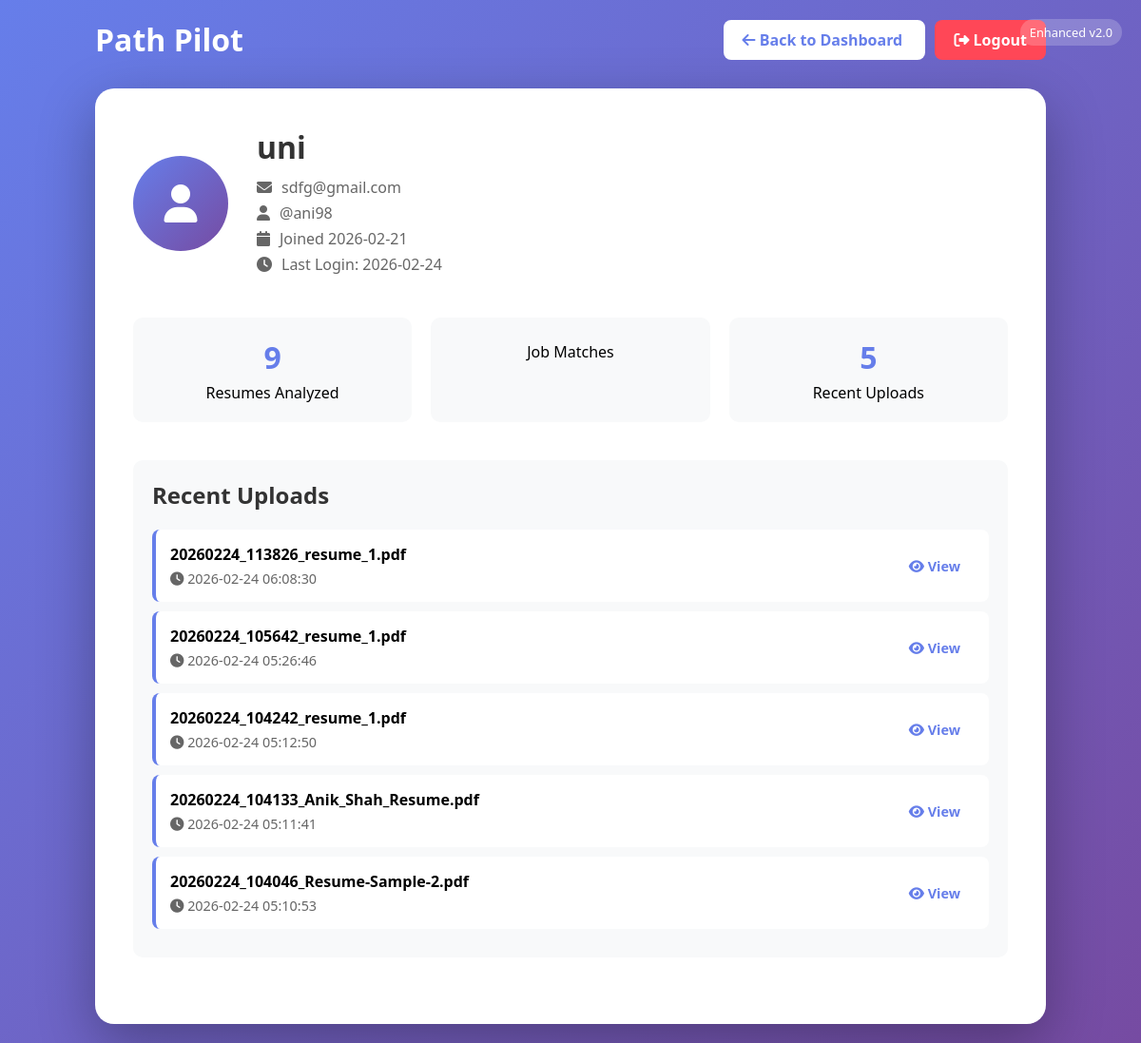
/profile (signed in), run on an earlier commit of the app's database.
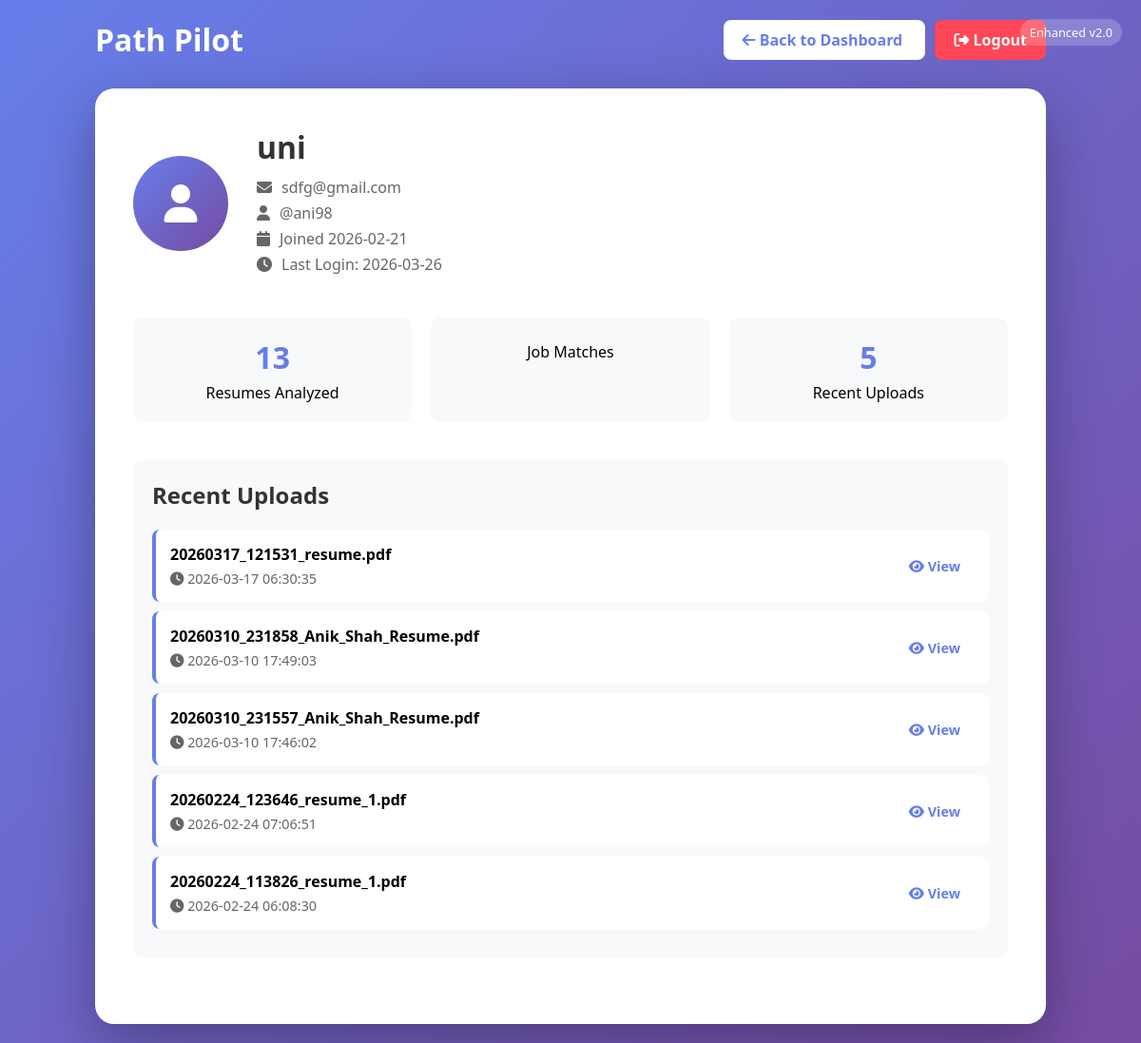
And on a later commit of the database.
### tables this page shows
CREATE TABLE users (
            id INTEGER PRIMARY KEY AUTOINCREMENT,
            email TEXT UNIQUE NOT NULL,
            username TEXT UNIQUE NOT NULL,
            password TEXT NOT NULL,
            full_name TEXT,
            created_at TIMESTAMP DEFAULT CURRENT_TIMESTAMP,
            last_login TIMESTAMP
        );

CREATE TABLE user_uploads (
            id INTEGER PRIMARY KEY AUTOINCREMENT,
            user_id INTEGER,
            filename TEXT NOT NULL,
            filepath TEXT NOT NULL,
            upload_time TIMESTAMP DEFAULT CURRENT_TIMESTAMP,
            skills TEXT,
            top_roles TEXT,
            jobs TEXT,
            courses TEXT, ai_response TEXT, match_history TEXT, analysis_version TEXT, contact_info TEXT DEFAULT '{}', education TEXT DEFAULT '[]', experience TEXT DEFAULT '[]', department TEXT,
            FOREIGN KEY (user_id) REFERENCES users(id)
        );

### app.py (the view)
@app.route('/profile')
@login_required
def profile():
    db = get_db()
    user = db.execute('SELECT * FROM users WHERE id = ?', (session['user_id'],)).fetchone()
    uploads = db.execute(
        'SELECT COUNT(*) as count FROM user_uploads WHERE user_id = ?',
        (session['user_id'],)
    ).fetchone()
    recent = db.execute(
        'SELECT * FROM user_uploads WHERE user_id = ? ORDER BY upload_time DESC LIMIT 5',
        (session['user_id'],)
    ).fetchall()
    db.close()
    user_data = dict(user) if user else {}
    uploads_list = [dict(u) for u in recent]
    return render_template('profile.html',
                          user=user_data,
                          upload_count=uploads['count'] if uploads else 0,
                          recent_uploads=uploads_list)

### app.py (called while the page is built)
def login_required(f):
    @wraps(f)
    def decorated_function(*args, **kwargs):
        if 'user_id' not in session:
            flash('Please log in first', 'error')
            return redirect(url_for('login'))
        return f(*args, **kwargs)
    return decorated_function

def get_db():
    import sqlite3
    conn = sqlite3.connect('database.db')
    conn.row_factory = sqlite3.Row
    return conn

### templates/profile.html (shortened to what this page needs)
<!DOCTYPE html>
<html lang="en">
<head>
    <link href="https://cdnjs.cloudflare.com/ajax/libs/font-awesome/6.4.0/css/all.min.css" rel="stylesheet">
</head>
<body>
    <div class="version-badge">Enhanced v2.0</div>
    <div class="container">
        <div class="header">
            <div class="logo">Path Pilot</div>
            <div>
                <a href="{{ url_for('dashboard') }}" class="btn">
                    <i class="fas fa-arrow-left"></i> Back to Dashboard
                </a>
                <a href="{{ url_for('logout') }}" class="btn" style="background: #ff4757; color: white; margin-left: 10px;">
                    <i class="fas fa-sign-out-alt"></i> Logout
                </a>
            </div>
        </div>
        <div class="profile-card">
            <div class="profile-header">
                <div class="avatar">
                    <i class="fas fa-user"></i>
                </div>
                <div class="profile-info">
                    <h1>{{ user.full_name or user.username }}</h1>
                    <p><i class="fas fa-envelope"></i> {{ user.email }}</p>
                    <p><i class="fas fa-user"></i> @{{ user.username }}</p>
                    <p><i class="fas fa-calendar"></i> Joined {{ user.created_at[:10] if user.created_at else 'Recently' }}</p>
                    <p><i class="fas fa-clock"></i> Last Login: {{ user.last_login[:10] if user.last_login else 'Never' }}</p>
                </div>
            </div>
            <div class="stats-grid">
                <div class="stat-card">
                    <div class="stat-number">{{ upload_count }}</div>
                    <div>Resumes Analyzed</div>
                </div>
                <div class="stat-card">
                    <div>Job Matches</div>
                </div>
                <div class="stat-card">
                    <div class="stat-number">{{ recent_uploads|length }}</div>
                    <div>Recent Uploads</div>
                </div>
            </div>
            <div class="uploads-section">
                <h2 style="color: #333; margin-bottom: 20px;">Recent Uploads</h2>
                {% if recent_uploads %}
                    {% for upload in recent_uploads %}
                    <div class="upload-item">
                        <div>
                            <strong>{{ upload.filename }}</strong>
                            <div style="font-size: 0.9rem; color: #666; margin-top: 5px;">
                                <i class="fas fa-clock"></i> {{ upload.upload_time[:19] }}
                            </div>
                        </div>
                        <a href="{{ url_for('view_upload', upload_id=upload.id) }}" class="btn" style="padding: 8px 15px; font-size: 0.9rem;">
                            <i class="fas fa-eye"></i> View
                        </a>
                    </div>
                    {% endfor %}
                {% else %}
                    <p style="color: #666; text-align: center;">No uploads yet. Upload your first resume to get started!</p>
                {% endif %}
            </div>
        </div>
    </div>
</body>
</html>

What changed in the data, as far as the page shows it:
no longer on this page (row unchanged): user_uploads: filename "20260224_105642_resume_1.pdf", upload_time "2026-02-24 05:26:46"
no longer on this page (row unchanged): user_uploads: filename "20260224_104242_resume_1.pdf", upload_time "2026-02-24 05:12:50"
no longer on this page (row unchanged): user_uploads: filename "20260224_104133_Anik_Shah_Resume.pdf", upload_time "2026-02-24 05:11:41"
no longer on this page (row unchanged): user_uploads: filename "20260224_104046_Resume-Sample-2.pdf", upload_time "2026-02-24 05:10:53"
changed users "uni": last_login "2026-02-24" → "2026-03-26"
added user_uploads: filename "20260317_121531_resume.pdf", upload_time "2026-03-17 06:30:35"
added user_uploads: filename "20260310_231858_Anik_Shah_Resume.pdf", upload_time "2026-03-10 17:49:03"
added user_uploads: filename "20260310_231557_Anik_Shah_Resume.pdf", upload_time "2026-03-10 17:46:02"
added user_uploads: filename "20260224_123646_resume_1.pdf", upload_time "2026-02-24 07:06:51"
Also different on the page:
{{ upload_count }}: "9" → "13"
